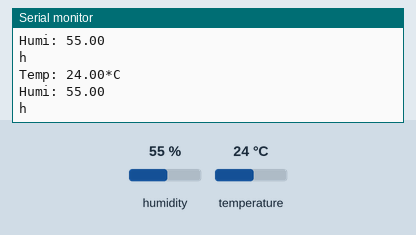
Recording of a sketch running on a simulated Arduino Uno, built with avr-gcc and run on an emulated ATmega328P. Parts: the last lines printed to the serial monitor. Wiring (inferred from the names in the program): DHT11 sensor: data pin 2. The inputs (shaded band) are chosen by the test bench; at power-on: humidity 55 %, temperature 24 °C.

Above: at 5.5 s.
5.6 s: humidity set to 22 %
At 8.6 s:
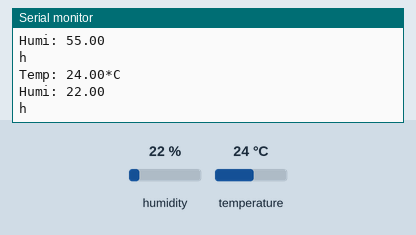
9.3 s: temperature set to 12 °C
At 11.4 s:
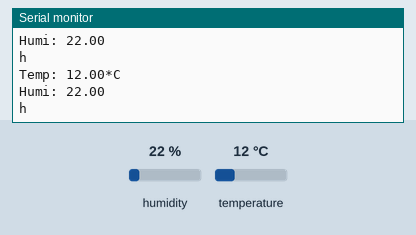
13.0 s: humidity set to 40 %
At 15.9 s:
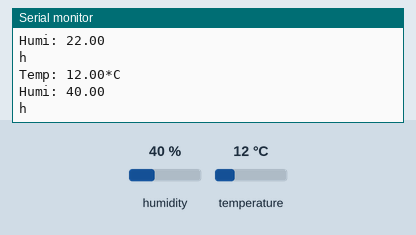
Timing chart, 0 to 17.4 s (numbered marks = the images above; inputs shaded):
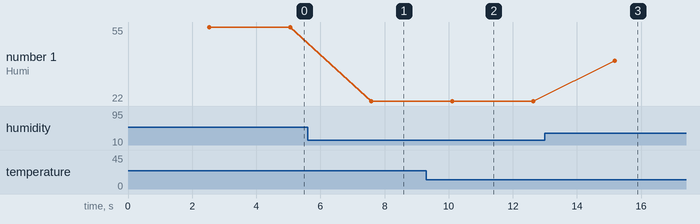

Measured:
- after the input at 5.6 s, the serial monitor: prints a new line after 2.0 s (image 1)
- after the input at 9.3 s, the serial monitor: prints a new line after 0.80 s (image 2)
- after the input at 13.0 s, the serial monitor: prints a new line after 2.2 s (image 3)
- plotted number 1: 55 → 22 after the input at 5.6 s, 22 → 40 after the input at 13.0 s

The sketch:

DHT11_Ex.ino
```cpp
#include "DHT.h" //아두이노 온습도센서 DHT11을 사용하기위해 위에서 설치해두었던 라이브러리를 불러옵니다.
#define DHTPIN 2     // D2번 핀을 DHT핀으로 설정

#define DHTTYPE DHT11   // 여러 DHT 종류 중 DHT11을 사용한다고 선언
//#define DHTTYPE DHT22   // DHT 22  (AM2302), AM2321
//#define DHTTYPE DHT21   // DHT 21 (AM2301)

DHT dht(DHTPIN, DHTTYPE);

void setup() {
  Serial.begin(9600); // 시리얼 보드레이트를 9600으로 설정
  Serial.println("temp, Humi"); // 시리얼 모니터에 temp, Humi 출력

  dht.begin(); // dht 시작
}

void loop() {
  // Wait a few seconds between measurements.
  delay(2000); // 측정을 위해 2초 대기


  float temp = dht.readTemperature(); // dht11에서 읽어온 온도값을 실수형 변수인 temp에 저장
  float humi = dht.readHumidity(); // dht11에서 읽어온 습도값을 실수형 변수인 humi에 저장


  Serial.print("Temp: ");
  Serial.print(temp); // 시리얼 모니터에 온도 출력
  Serial.println("*C");

  Serial.print("Humi: ");
  Serial.println(humi); // 시리얼 모니터에 습도 출력
  Serial.println("h");

}
```

DHT.h
```cpp
#ifndef DHT_H
#define DHT_H
#if ARDUINO >= 100
 #include "Arduino.h"
#else
 #include "WProgram.h"
#endif

/* DHT library

MIT license
written by Adafruit Industries
*/

// how many timing transitions we need to keep track of. 2 * number bits + extra
#define MAXTIMINGS 85

#define DHT11 11
#define DHT22 22
#define DHT21 21
#define AM2301 21

class DHT {
 private:
  uint8_t data[6];
  uint8_t _pin, _type, _count;
  boolean read(void);
  unsigned long _lastreadtime;
  boolean firstreading;

 public:
  DHT(uint8_t pin, uint8_t type, uint8_t count=6);
  void begin(void);
  float readTemperature(bool S=false);
  float convertCtoF(float);
  float readHumidity(void);

};
#endif
```
